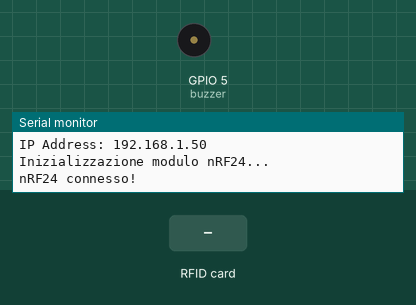
Recording of a sketch running on a simulated ESP8266 (NodeMCU). Shown: buzzer (waves = sounding), the last lines printed to the serial monitor. Inputs (shaded band) come from the test bench. WiFi joins after 1.5 s; servers stay silent unless stated; no radio packets arrive unless stated.

Above: at 3.2 s.
3.3 s: RFID card 12 34 56 78 held to the reader
At 4.5 s:
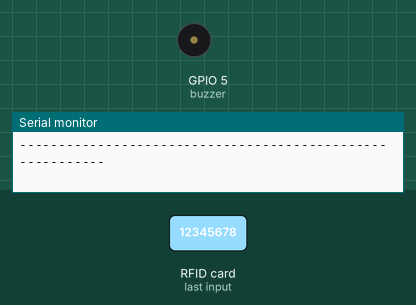
5.0 s: RFID card 5E 7A 19 C4 held to the reader
At 5.6 s:
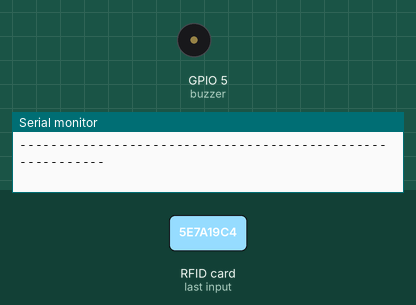
Timing chart, 0 to 8.0 s (numbered marks = the images above; inputs shaded):
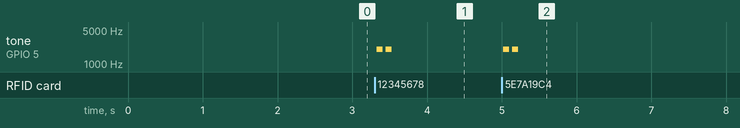

Measured:
- after the input at 3.3 s, tone on GPIO 5 (buzzer): alternates 2000 Hz for 0.08 s and silent for 0.04 s, 4 changes in all, then stays silent, starting at once
- after the input at 5.0 s, tone on GPIO 5 (buzzer): alternates 2000 Hz for 0.08 s and silent for 0.04 s, 4 changes in all, then stays silent, starting at once

The sketch:

slave01.ino
```cpp
#include <ESP8266WiFi.h>
#include <WiFiUdp.h>
#include <SPI.h>
#include <MFRC522.h>
#include <RF24.h>
#include <RF24Network.h>

// Configurazione Wi-Fi
const char* ssid = "ESP_AP";
const char* password = "12345678";
WiFiUDP Udp;
unsigned int localPort = 8888;
const int buzzer = 5;

// Variabili per il modulo RFID
byte incomingPacket[10];
#define RST_PIN    2
#define SS_PIN     16
MFRC522 mfrc522(SS_PIN, RST_PIN);

// Configurazione nRF24
#define CE_PIN  0
#define CSN_PIN 15
RF24 radio(CE_PIN, CSN_PIN);  // Pin CE (0) e CSN (15)
RF24Network network(radio);
const uint16_t raspberryPi_node = 0;  // Indirizzo Raspberry Pi (master)
const uint16_t thisNode = 01;
byte payload_out[32];  // dati da inviare

void setup() {
  pinMode(buzzer, OUTPUT);

  Serial.begin(115200);

  WiFi.begin(ssid, password);
  while (WiFi.status() != WL_CONNECTED) {
    delay(1000);
    Serial.println("Connessione in corso...");
  }
  Serial.println("Connesso alla rete Wi-Fi");
  Serial.print("IP Address: ");
  Serial.println(WiFi.localIP());

  Udp.begin(localPort);


  SPI.begin();

  mfrc522.PCD_Init();


// Inizializzazione nRF24
  Serial.println("Inizializzazione modulo nRF24...");
  radio.begin();
  network.begin(90, thisNode);  // canale 90, nodo Raspberry Pi
  radio.setPALevel(RF24_PA_MAX);
  radio.setDataRate(RF24_250KBPS);
  radio.setChannel(100);  // Canale 100
  if (radio.isChipConnected()) {
    Serial.println("nRF24 connesso!");
  } else {
    Serial.println("nRF24 non connesso!");
  }

}

void loop() {
  int packetSize = Udp.parsePacket();
  if (packetSize) {
    Serial.print("\n\n-------------------------------------------------------\nPacchetto UDP ricevuto! Dimensione: ");
    Serial.println(packetSize);

    int len = Udp.read(incomingPacket, 10);  // Leggi massimo 10 byte (lunghezza dell'UID)
    if (len > 0) {
      Serial.println("Invio UID al Raspberry Pi...");
      sendUIDToRaspberryPi(incomingPacket, len, false);  // Flag false per indicare che è stato ricevuto tramite UDP
      tone(buzzer, 1000);
      delay(100);
      noTone(buzzer);
    }
  }

  if (mfrc522.PICC_IsNewCardPresent()) {
    if (mfrc522.PICC_ReadCardSerial()) {
      byte uidToSend[10];
      int uidLength = mfrc522.uid.size;


      for (int i = 0; i < uidLength; i++) {
        uidToSend[i] = mfrc522.uid.uidByte[i];
      }

      Serial.println("\n\n----------------------------------------------------\nInvio UID letto dal RFID al Raspberry Pi...");
      sendUIDToRaspberryPi(uidToSend, uidLength, true);  // Flag true per indicare che è stato letto tramite RFID
    }


    mfrc522.PICC_HaltA();
    mfrc522.PCD_StopCrypto1();
  }


  network.update();

  delay(100);
}


void sendUIDToRaspberryPi(byte* uid, int length, bool isRFID) {
  payload_out[0] = isRFID ? 1 : 0;
  for (int i = 0; i < length; i++) {
    payload_out[i + 1] = uid[i];
  }

  // Se stai inviando tramite nRF24, gestisci l'accesso al bus SPI
  SPI.beginTransaction(SPISettings(4000000, MSBFIRST, SPI_MODE0));  // Configura l'SPI per il nRF24
  RF24NetworkHeader header(raspberryPi_node);

  radio.flush_tx();
  radio.flush_rx();

  network.update();

  if (network.write(header, payload_out, length + 1)) {
    Serial.print("\n\nUID inviato al Raspberry Pi tramite nRF24: ");
    for (int i = 0; i < length; i++) {
      Serial.print(payload_out[i + 1] < 0x10 ? " 0" : " ");
      Serial.print(payload_out[i + 1], HEX);
    }
    Serial.println("\n----------------------------------------------------------");

    if(isRFID){
      tone(buzzer, 2000);
      delay(80);
      noTone(buzzer);
      delay(40);
      tone(buzzer, 2000);
      delay(80);
      noTone(buzzer);
    }
  } else {
    Serial.println("\n\nErrore\n-----------------------------------------------------");
  }

  SPI.endTransaction();  // Termina la comunicazione SPI con nrf24
}
```
